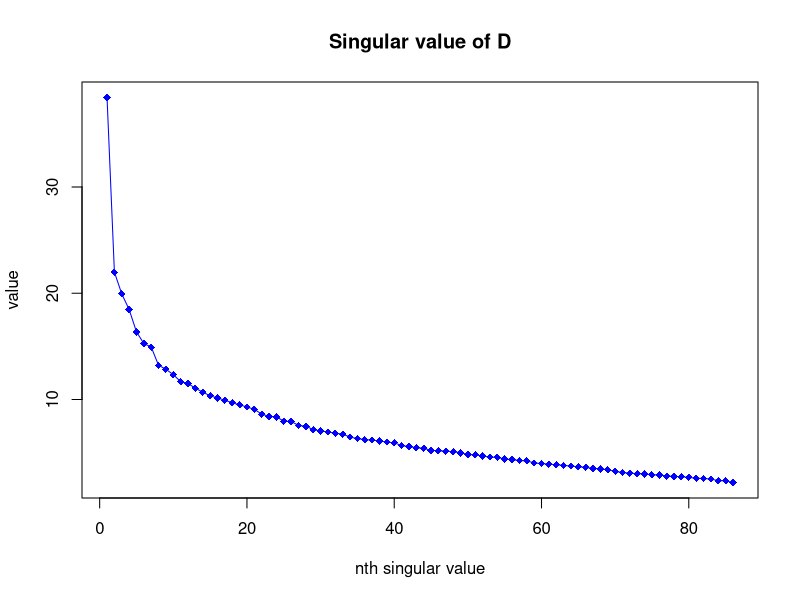
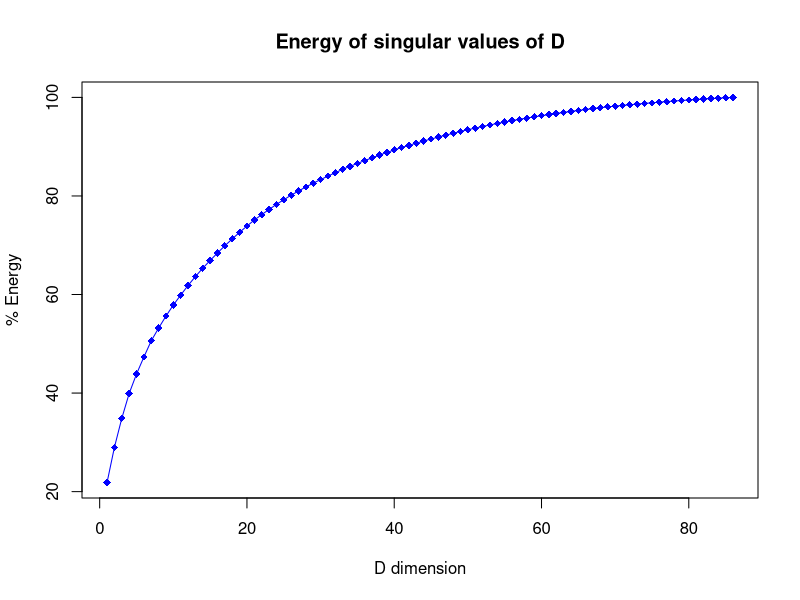

The R source for these figures, in order:
data = read.csv("train.csv")

class = data$Class
data$Class = NULL

s = svd(data)

x = 1:length(s$d)

plot(x, y=s$d, main="Singular value of D", cex=1, pch=18, col="blue", xlab="nth singular value", ylab="value")
lines(x, s$d, col="blue")

energy = rep(0,length(s$d))
for(i in x) 
{
  energy[i] = s$d[1:i] %*% s$d[1:i]
}
energy = 100 * energy / energy[length(energy)]
plot(x, y=energy, main="Energy of singular values of D", cex=1, pch=18, col="blue", xlab="D dimension", ylab="% Energy")
lines(x, energy, col="blue")

nTake = Position(function(x) x >= 90, energy)
u = as.matrix(s$u[, 1:nTake])
v = as.matrix(s$v[, 1:nTake])
d = as.matrix(diag(s$d)[1:nTake, 1:nTake])
svd_data = data.frame(u %*% d %*% t(v))
names(svd_data) = names(data)
svd_data$Class = class
svd_data$Class = as.factor(svd_data$Class)

write.csv(svd_data, "svd_train.csv", row.names=FALSE)
library(foreign)
write.arff(svd_data, "svd_train.arff")
